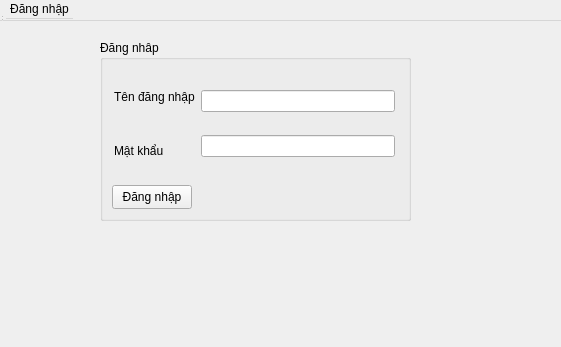
<?xml version="1.0" encoding="UTF-8"?>
<ui version="4.0">
 <class>login</class>
 <widget class="login" name="login">
  <property name="geometry">
   <rect>
    <x>0</x>
    <y>0</y>
    <width>561</width>
    <height>347</height>
   </rect>
  </property>
  <property name="windowTitle">
   <string>Đăng nhập</string>
  </property>
  <widget class="QWidget" name="centralwidget" native="true">
   <property name="geometry">
    <rect>
     <x>0</x>
     <y>0</y>
     <width>491</width>
     <height>221</height>
    </rect>
   </property>
   <widget class="QGroupBox" name="groupBox">
    <property name="geometry">
     <rect>
      <x>100</x>
      <y>40</y>
      <width>311</width>
      <height>181</height>
     </rect>
    </property>
    <property name="title">
     <string>Đăng nhâp</string>
    </property>
    <widget class="QPushButton" name="pb_login">
     <property name="geometry">
      <rect>
       <x>12</x>
       <y>145</y>
       <width>80</width>
       <height>24</height>
      </rect>
     </property>
     <property name="text">
      <string>Đăng nhập</string>
     </property>
    </widget>
    <widget class="QWidget" name="">
     <property name="geometry">
      <rect>
       <x>14</x>
       <y>33</y>
       <width>281</width>
       <height>101</height>
      </rect>
     </property>
     <layout class="QHBoxLayout" name="horizontalLayout">
      <item>
       <layout class="QVBoxLayout" name="verticalLayout">
        <item>
         <widget class="QLabel" name="lb_username">
          <property name="text">
           <string>Tên đăng nhập</string>
          </property>
         </widget>
        </item>
        <item>
         <widget class="QLabel" name="lb_password">
          <property name="text">
           <string>Mật khẩu</string>
          </property>
         </widget>
        </item>
       </layout>
      </item>
      <item>
       <layout class="QVBoxLayout" name="verticalLayout_2">
        <item>
         <widget class="QLineEdit" name="le_username"/>
        </item>
        <item>
         <widget class="QLineEdit" name="le_password">
          <property name="echoMode">
           <enum>QLineEdit::Password</enum>
          </property>
          <property name="readOnly">
           <bool>false</bool>
          </property>
         </widget>
        </item>
       </layout>
      </item>
     </layout>
    </widget>
   </widget>
  </widget>
  <widget class="QMenuBar" name="menubar">
   <property name="geometry">
    <rect>
     <x>0</x>
     <y>0</y>
     <width>561</width>
     <height>21</height>
    </rect>
   </property>
   <widget class="QMenu" name="menuLogin">
    <property name="title">
     <string>Đăng nhập</string>
    </property>
    <addaction name="separator"/>
   </widget>
   <addaction name="menuLogin"/>
  </widget>
  <widget class="QStatusBar" name="statusbar">
   <property name="geometry">
    <rect>
     <x>0</x>
     <y>0</y>
     <width>3</width>
     <height>22</height>
    </rect>
   </property>
  </widget>
  <action name="actionDang_xuat">
   <property name="text">
    <string>Dang xuat</string>
   </property>
  </action>
 </widget>
 <customwidgets>
  <customwidget>
   <class>login</class>
   <extends>QWidget</extends>
   <header>login.h</header>
   <container>1</container>
  </customwidget>
 </customwidgets>
 <resources/>
 <connections/>
</ui>
